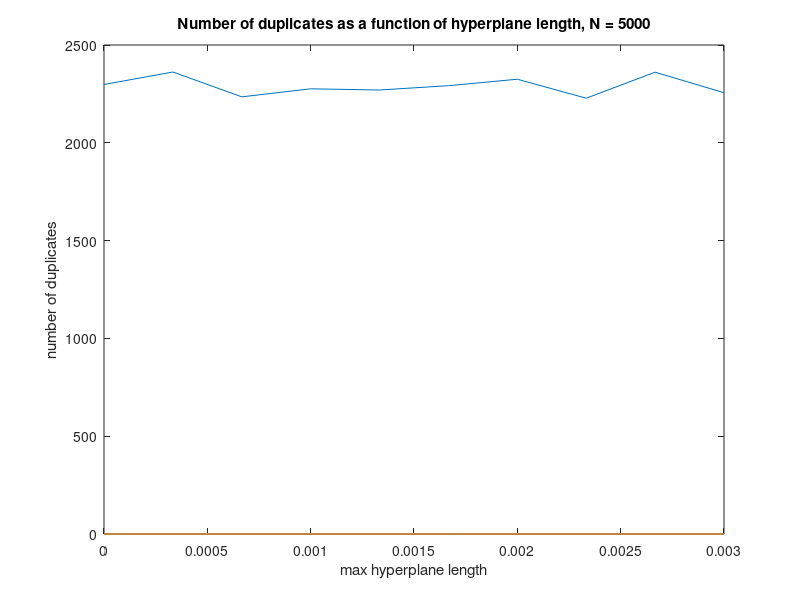
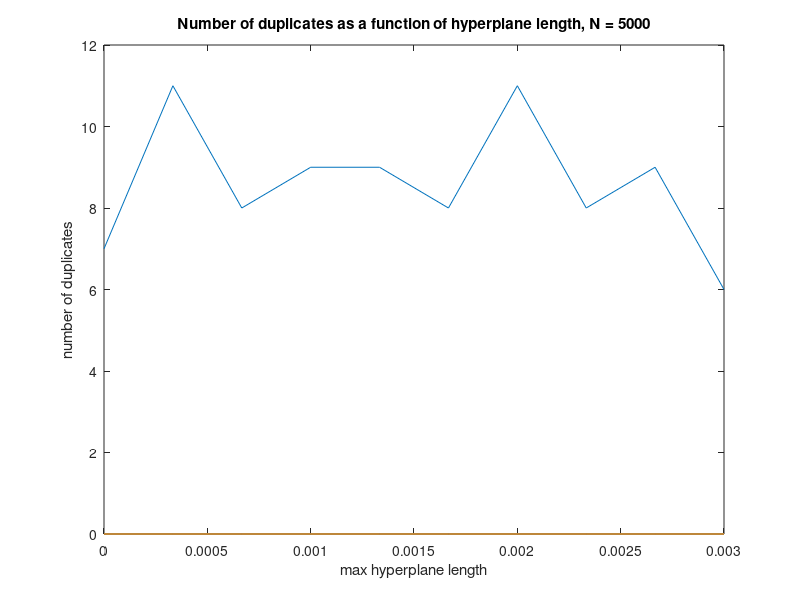

The MATLAB source for these figures, in order:
%% set up the points
clear all; close all; clc;

% maxHPLengthArr = [0, 0.001, 0.003, 0.01, 0.03, 0.1, 0.3];
maxHPLengthArr = linspace(0, 0.003, 10);

nPoints = 5000;
vectorLength = 128;
points1 = 2*rand(nPoints, vectorLength) - 1;

% Normalize the vectors so their absolute values are all 1 (l2 norms are 1)
for i = 1:nPoints
    points1(i,:) = points1(i,:) / norm(points1(i,:), 2);
end


%% Contstruct LSH table (one LSH table). Test number of duplicates
nDuplicatesArr = zeros(length(maxHPLengthArr));
largestBoxArr = zeros(length(maxHPLengthArr));

for curIter = 1:length(maxHPLengthArr)
    
    maxHPLength = maxHPLengthArr(curIter);

    % Initialize random hyperplanes
    nPlanes = round(log2(nPoints));
    hyperplanes = 2*rand(nPlanes, vectorLength) - 1;
    hyperplaneLengths = maxHPLength * rand(1, nPlanes);
    
    % Give the hyperplanes the length of somewhere between 0 and maxHPLength
    % Not needed if all hyperplanes go through the origin
    for i = 1:nPlanes
        hyperplanes(i,:) = hyperplanes(i,:) / norm(hyperplanes(i,:), 2);
    end

    % Initialize LSH tables
    indexGroupMap = zeros(nPoints, 1);
    nBoxes = 2^nPlanes;
    groupSizeMap = zeros(nBoxes, 1);

    % array of points grouped by what box they got hashed into
    groupArray = zeros(nPoints, 1);

    % - Put points1 into our lsh table -

    % Calculate hash values, keep track of sizes of each group
    for i = 1:nPoints
        point = points1(i,:);
        hashcode = 0;
        for j = 1:nPlanes
            hplane = hyperplanes(j,:)';
            if (point*hplane > hyperplaneLengths(j))
                hashcode = bitor(hashcode, bitshift(1, j-1));
            end
        end
        hashcode = hashcode+1; % Because matlab is weird with indexing
        groupSizeMap(hashcode) = groupSizeMap(hashcode)+1;
    end

    % Count duplicates in indexGroupMap
    % i.e. the number of points that gets mapped to a box where there already
    %      exists some points
    % (in order to check whether using hyperplanes that go through the origin
    %  is better than more random hyperplanes, should probably plot number
    %  of duplicates given the length of the hyperplanes)
    nDuplicatesArr(curIter) = sum(groupSizeMap(groupSizeMap > 1)-1);
    % See the maximum amount of points that get mapped to the same box
    largestBoxArr(curIter) = max(groupSizeMap);

end

figure
plot(maxHPLengthArr, nDuplicatesArr);
title(sprintf("Number of duplicates as a function of hyperplane length, N = %d", nPoints))
xlabel("max hyperplane length");
ylabel("number of duplicates");
% set(gca, 'XScale', 'log')

figure
plot(maxHPLengthArr, largestBoxArr);
title(sprintf("Number of duplicates as a function of hyperplane length, N = %d", nPoints))
xlabel("max hyperplane length");
ylabel("number of duplicates");
% set(gca, 'XScale', 'log')
